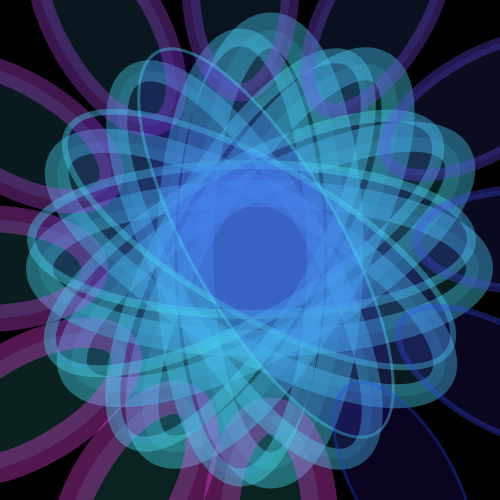
Frame 1 (no input)
Frame 2 (the mouse pressed at the canvas centre, redrawn once): identical to frame 1, image omitted

The Processing sketch that drew this single still picture (run headless with seeded random() and noise(); the mouse was pressed at the canvas centre and the sketch redrawn once):

// Processing sketch: processing_163682
// ── processing_163682.pde

void setup() {
size(500, 500);
noLoop();
}
void draw() {
background(0);
tail(270,12,HALF_PI/3);
}
void tail(int xpos, int units, float angle) {
pushMatrix();
translate(xpos, 250);
for (int i = units; i > 0; i--) { // Count in reverse
strokeWeight(i*3);
fill(72,25*i,239, 33);
stroke(72,212,239, 103);
ellipse(0, 0, 150, 440);
//line(0, 50, 50, 220);
//line(0, 150, 150, 220);
//line(0, 200, 200, 220);
//line(0, 250, 250, 220);
stroke(25*i,72,239,83);
ellipse(0, 275, 100, 220);
translate(0, 8);
rotate(angle);
}
popMatrix();
}
